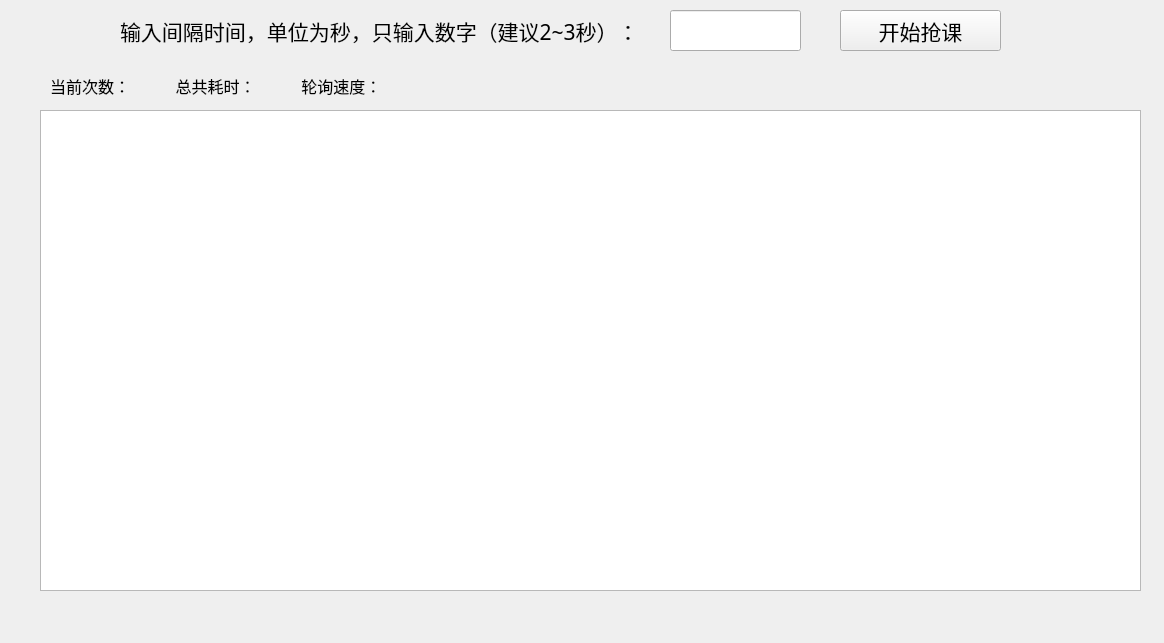
<?xml version="1.0" encoding="UTF-8"?>
<ui version="4.0">
 <class>Form</class>
 <widget class="QWidget" name="Form">
  <property name="geometry">
   <rect>
    <x>0</x>
    <y>0</y>
    <width>1164</width>
    <height>643</height>
   </rect>
  </property>
  <property name="windowTitle">
   <string>Form</string>
  </property>
  <widget class="QTableWidget" name="table">
   <property name="geometry">
    <rect>
     <x>40</x>
     <y>110</y>
     <width>1101</width>
     <height>481</height>
    </rect>
   </property>
  </widget>
  <widget class="QPushButton" name="start_btn">
   <property name="geometry">
    <rect>
     <x>840</x>
     <y>10</y>
     <width>161</width>
     <height>41</height>
    </rect>
   </property>
   <property name="font">
    <font>
     <family>微软雅黑</family>
     <pointsize>16</pointsize>
    </font>
   </property>
   <property name="text">
    <string>开始抢课</string>
   </property>
  </widget>
  <widget class="QLabel" name="label">
   <property name="geometry">
    <rect>
     <x>120</x>
     <y>10</y>
     <width>521</width>
     <height>41</height>
    </rect>
   </property>
   <property name="font">
    <font>
     <family>微软雅黑</family>
     <pointsize>16</pointsize>
    </font>
   </property>
   <property name="text">
    <string>输入间隔时间，单位为秒，只输入数字（建议2~3秒）：</string>
   </property>
  </widget>
  <widget class="QLineEdit" name="time">
   <property name="geometry">
    <rect>
     <x>670</x>
     <y>10</y>
     <width>131</width>
     <height>41</height>
    </rect>
   </property>
   <property name="font">
    <font>
     <family>微软雅黑</family>
     <pointsize>16</pointsize>
    </font>
   </property>
  </widget>
  <widget class="QLabel" name="running_info">
   <property name="geometry">
    <rect>
     <x>50</x>
     <y>70</y>
     <width>1081</width>
     <height>31</height>
    </rect>
   </property>
   <property name="font">
    <font>
     <family>宋体</family>
     <pointsize>12</pointsize>
    </font>
   </property>
   <property name="text">
    <string>当前次数：           总共耗时：           轮询速度：  </string>
   </property>
  </widget>
 </widget>
 <resources/>
 <connections/>
</ui>
